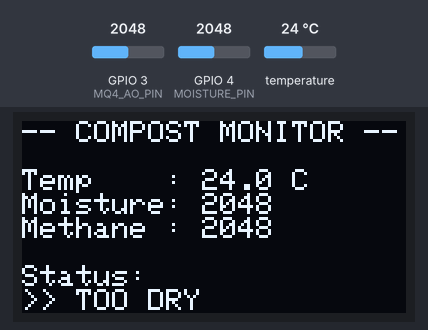
A sketch run on a simulated ESP32-S3. Shown: 128×64 one-colour display. The inputs (shaded band) are chosen by the test bench; at power-on: GPIO 4 (MOISTURE_PIN) = 2048, temperature 24 °C, GPIO 3 (MQ4_AO_PIN) = 2048 (analog values on the 0–4095 scale). WiFi joins after 1.5 s; servers stay silent unless stated; uploads are accepted with an empty reply; what the sketch prints to the serial monitor is not drawn.

Above: at 4.6 s.
4.7 s: GPIO 4 (MOISTURE_PIN) set to 1957
At 7.8 s:
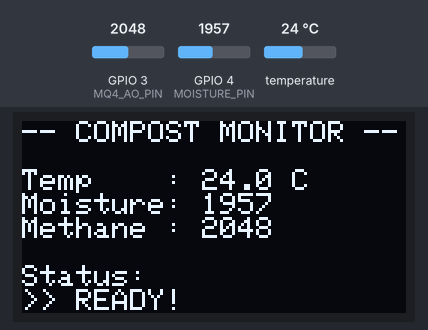
8.4 s: GPIO 4 (MOISTURE_PIN) set to 1564
At 10.8 s:
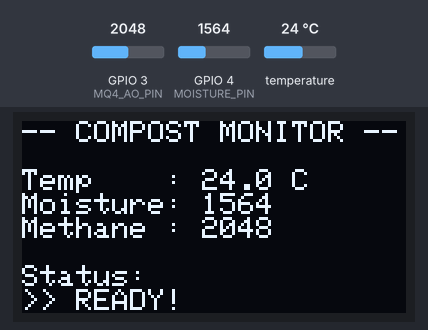
11.2 s: GPIO 4 (MOISTURE_PIN) set to 1433
At 13.8 s:
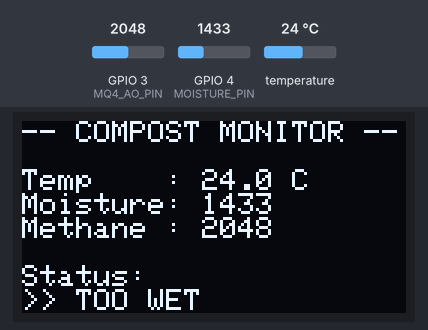
14.1 s: temperature set to 12 °C
At 16.9 s:
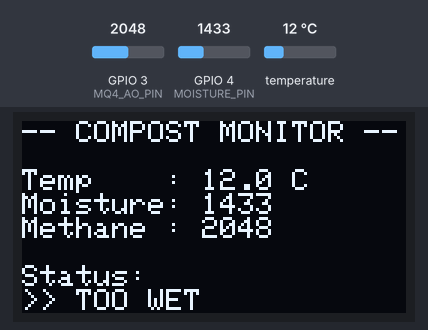
17.2 s: GPIO 3 (MQ4_AO_PIN) set to 1960
At 19.2 s:
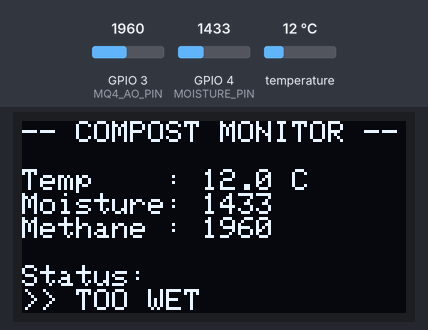
20.3 s: temperature set to 19 °C
Timing chart, 0 to 23.3 s (numbered marks = the images above; inputs shaded):
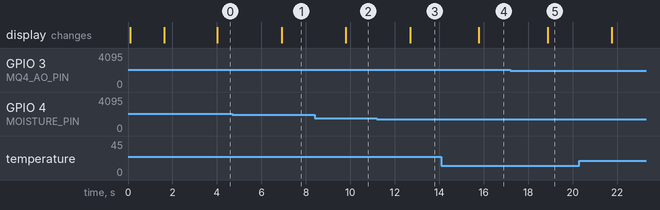

Measured:
- the behaviour switches between 2000 and 1999 on GPIO 4 (MOISTURE_PIN) (found by bisection; images 0 and 1)
- the behaviour switches between 1501 and 1500 on GPIO 4 (MOISTURE_PIN) (found by bisection; images 2 and 3)
- after the input at 4.7 s, the display: changes after 2.2 s (image 1)
- after the input at 8.4 s, the display: changes after 1.4 s (image 2)
- after the input at 11.2 s, the display: changes after 1.5 s (image 3)
- after the input at 14.1 s, the display: changes after 1.7 s (image 4)
- after the input at 17.2 s, the display: changes after 1.7 s (image 5)

The sketch:

CompostAnalyzer.ino
```cpp
#include <WiFi.h>
#include <HTTPClient.h>
#include <ArduinoJson.h>
#include <Wire.h>
#include <Adafruit_GFX.h>
#include <Adafruit_SSD1306.h>
#include <OneWire.h>
#include <DallasTemperature.h>

// -- WiFi & Cloud -------------------------------------------------------------
const char* WIFI_SSID     = "SLT-4G-7F34";
const char* WIFI_PASSWORD = "A823RQ015BT";
const char* SERVER_URL    = "https://compostanalyzer.vercel.app/data";
const char* COMMAND_URL   = "https://compostanalyzer.vercel.app/command";

// -- Pin Definitions ----------------------------------------------------------
#define DS18B20_PIN   5
#define MOISTURE_PIN  4
#define MQ4_AO_PIN    3
#define MQ4_DO_PIN    6
#define OLED_SDA      8
#define OLED_SCL      9

// -- OLED ---------------------------------------------------------------------
#define SCREEN_WIDTH  128
#define SCREEN_HEIGHT  64
Adafruit_SSD1306 display(SCREEN_WIDTH, SCREEN_HEIGHT, &Wire, -1);

// -- DS18B20 ------------------------------------------------------------------
OneWire oneWire(DS18B20_PIN);
DallasTemperature tempSensor(&oneWire);

// -- Rule-Based Classifier Thresholds ----------------------------------------
// Feature priority: 1. Moisture  2. Temperature  3. Methane (least important)
#define MOISTURE_WET_MAX  1500      // <= TOO_WET
#define MOISTURE_DRY_MIN  2000      // >= TOO_DRY
#define TEMP_THRESH       29.09f    // middle zone: > TOO_DRY, <= COMPOST_READY

// -- Timing -------------------------------------------------------------------
unsigned long lastSendTime     = 0;
const long    SEND_INTERVAL    = 10000;
unsigned long lastCommandTime  = 0;
const long    COMMAND_INTERVAL = 15000;

void setup() {
  Serial.begin(115200);

  Wire.begin(OLED_SDA, OLED_SCL);
  if (!display.begin(SSD1306_SWITCHCAPVCC, 0x3C)) {
    Serial.println("OLED init failed");
  }
  showMessage("Booting...", "", "");

  tempSensor.begin();
  pinMode(MQ4_DO_PIN, INPUT);

  analogReadResolution(12);
  analogSetAttenuation(ADC_11db);

  showMessage("Connecting", "WiFi...", "");
  WiFi.begin(WIFI_SSID, WIFI_PASSWORD);
  int attempts = 0;
  while (WiFi.status() != WL_CONNECTED && attempts < 20) {
    delay(500);
    attempts++;
  }
  if (WiFi.status() == WL_CONNECTED) {
    Serial.println("WiFi connected: " + WiFi.localIP().toString());
    showMessage("WiFi OK", WiFi.localIP().toString().c_str(), "");
  } else {
    showMessage("WiFi FAILED", "Offline mode", "");
  }
  delay(1500);
}

void loop() {
  float temperature = readTemperature();
  float moisture    = readMoisture();
  float methane     = readMethane();

  String result = classify(temperature, (int)moisture, (int)methane);

  showReading(temperature, moisture, methane, result);
  Serial.printf("Result: %s\n", result.c_str());

  if (millis() - lastSendTime > SEND_INTERVAL) {
    sendToCloud(temperature, moisture, methane, result);
    lastSendTime = millis();
  }

  if (millis() - lastCommandTime > COMMAND_INTERVAL) {
    checkCommand();
    lastCommandTime = millis();
  }

  delay(2000);
}

// -- Classifier ---------------------------------------------------------------
// 1. Moisture PRIMARY  — clear separation per class
// 2. Temperature SECONDARY — middle zone only (~3-5C difference)
// 3. Methane LEAST IMPORTANT — not used
String classify(float temp, int moisture, int methane) {
  if (moisture <= MOISTURE_WET_MAX)  return "TOO_WET";
  if (moisture >= MOISTURE_DRY_MIN)  return "TOO_DRY";
  // middle zone (1500–2000): use temperature
  if (temp > TEMP_THRESH)            return "TOO_DRY";
  return "COMPOST_READY";
}

float readTemperature() {
  tempSensor.requestTemperatures();
  float t = tempSensor.getTempCByIndex(0);
  if (t == DEVICE_DISCONNECTED_C) {
    Serial.println("DS18B20 error");
    return 0.0;
  }
  Serial.printf("Temp: %.2f C\n", t);
  return t;
}

float readMoisture() {
  long sum = 0;
  for (int i = 0; i < 5; i++) { sum += analogRead(MOISTURE_PIN); delay(10); }
  int raw = (int)(sum / 5);
  Serial.printf("Moisture ADC: %d\n", raw);
  return (float)raw;
}

float readMethane() {
  long sum = 0;
  for (int i = 0; i < 5; i++) { sum += analogRead(MQ4_AO_PIN); delay(10); }
  int raw = (int)(sum / 5);
  Serial.printf("Methane ADC: %d\n", raw);
  return (float)raw;
}

void showReading(float temp, float moisture, float methane, String result) {
  display.clearDisplay();
  display.setTextColor(SSD1306_WHITE);
  display.setTextSize(1);
  display.setCursor(0, 0);
  display.println("-- COMPOST MONITOR --");
  display.setCursor(0, 16);
  display.printf("Temp    : %.1f C\n", temp);
  display.printf("Moisture: %.0f\n", moisture);
  display.printf("Methane : %.0f\n", methane);
  display.setCursor(0, 48);
  display.println("Status:");
  display.setCursor(0, 56);
  if      (result == "COMPOST_READY") display.println(">> READY!");
  else if (result == "TOO_DRY")       display.println(">> TOO DRY");
  else if (result == "TOO_WET")       display.println(">> TOO WET");
  else                                display.println(result);
  display.display();
}

void showMessage(const char* line1, const char* line2, const char* line3) {
  display.clearDisplay();
  display.setTextColor(SSD1306_WHITE);
  display.setTextSize(1);
  display.setCursor(0, 10); display.println(line1);
  display.setCursor(0, 26); display.println(line2);
  display.setCursor(0, 42); display.println(line3);
  display.display();
}

void sendToCloud(float temp, float moisture, float methane, String result) {
  if (WiFi.status() != WL_CONNECTED) return;

  HTTPClient http;
  http.begin(SERVER_URL);
  http.addHeader("Content-Type", "application/json");

  String body = "{\"temperature\":" + String(temp, 2) +
                ",\"moisture\":"    + String(moisture, 0) +
                ",\"methane\":"     + String(methane, 0) +
                ",\"result\":\""    + result + "\"}";

  int code = http.POST(body);
  Serial.printf("Cloud POST: %d\n", code);
  http.end();
}

void checkCommand() {
  if (WiFi.status() != WL_CONNECTED) return;

  HTTPClient http;
  http.begin(COMMAND_URL);
  int code = http.GET();

  if (code == 200) {
    String response = http.getString();
    StaticJsonDocument<128> doc;
    deserializeJson(doc, response);
    String cmd = doc["command"].as<String>();

    if (cmd == "reset") {
      Serial.println("Command: reset");
      showMessage("CMD:", "RESET", "Restarting...");
      delay(1000);
      ESP.restart();
    } else if (cmd == "status") {
      Serial.println("Command: status");
    }
  }
  http.end();
}
```
